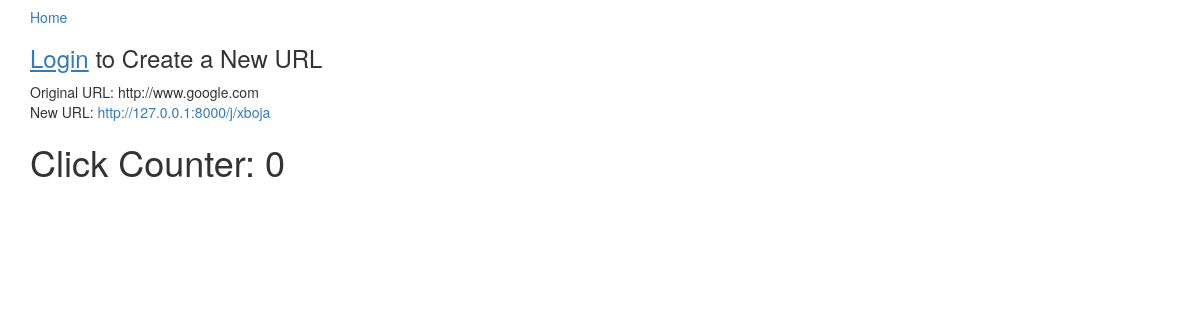
Before: /user/6 with the older database file.
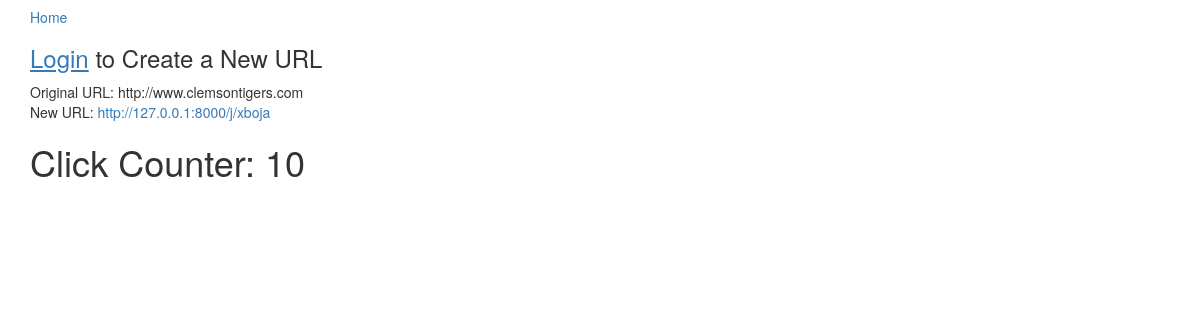
After: the same page with the newer database file.
### app/models.py (models this page shows, shortened)
class URL(models.Model):
    input_url = models.URLField()
    title = models.CharField(max_length=40)
    description = models.TextField(blank=True)
    output_url = models.CharField(max_length=100)
    timestamp = models.DateTimeField(auto_now_add=True)
    user = models.ForeignKey(User)
    class Meta:
        ordering = ["-timestamp"]
    @property
    def click_count(self):
        return self.click_set.all().count()

### app/views.py (the view)
# urls.py: url(r'^user/(?P<pk>\d+)', URLDetailView.as_view(), name="url_detail_view")
class URLDetailView(DetailView):
    model = URL

### templates/app/url_detail.html
{% extends "base.html" %}
{% block content %}
    <div> Original URL: {{ object.input_url }}
    </div> New URL: <a target ="blank" href="{% url 'redirect_view' url.output_url %}">http://127.0.0.1:8000/j/{{ object.output_url }}</a>
    <h1>Click Counter: {{ object.click_count }}</h1>
{% endblock %}

Changed rows visible on the page:
changed URL "xboja": input_url "http://www.google.com" → "http://www.clemsontigers.com"; click_count "0" → "10"
